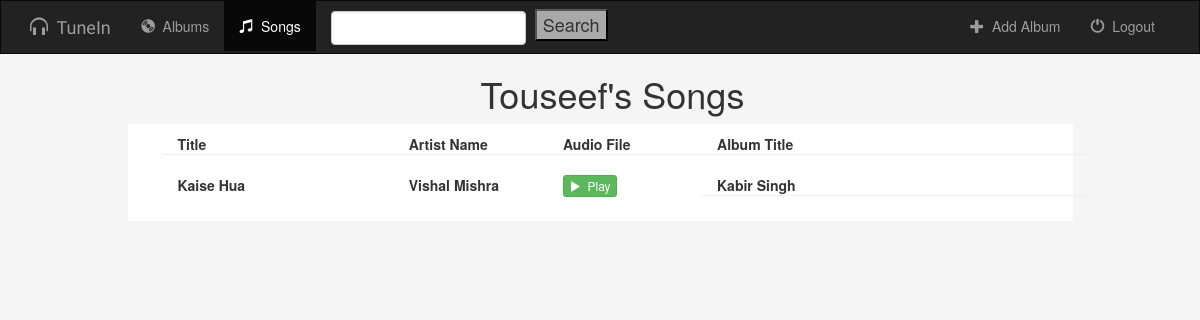
Before: /music/songs/ (signed in) with the older database file.
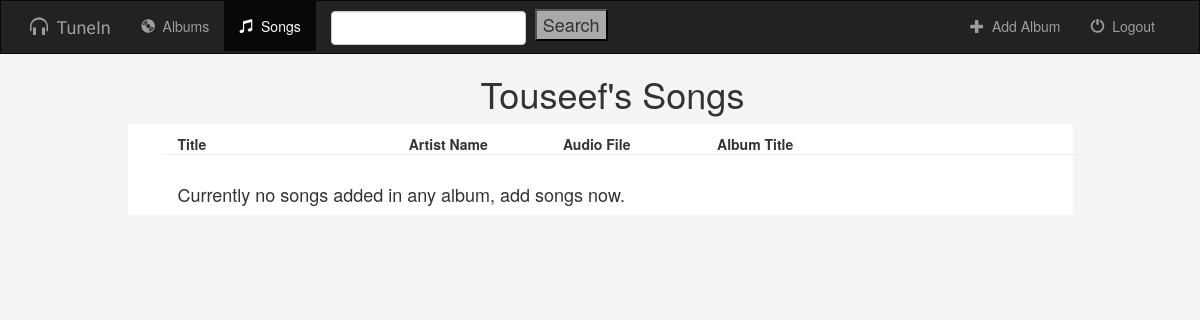
After: the same page with the newer database file.
### music/models.py (models this page shows, shortened)
class Song(models.Model):
    album = models.ForeignKey(Album , on_delete=models.CASCADE,related_name="songs",null=True,blank=True)
    song_name = models.CharField(max_length = 100)
    artist_name = models.CharField(max_length = 100)
    audio_file = models.FileField(null=True)

class Album(models.Model):
    user =  models.ForeignKey(User , on_delete = models.CASCADE,related_name="albums",null=True,blank=True)
    album_title = models.CharField(max_length = 50)
    album_logo = models.ImageField(null=True,blank=True,default=logo_default)
    language = models.CharField(max_length = 50)

### music/views.py (the view)
# urls.py: path("music/songs/",views.mysongs,name="mysongs"),
def mysongs(request):
    user = User.objects.get(username = request.user.username)
    albums = user.albums.all()
    count = albums.count()
    flag = 0
    songcount =1
    for album in albums:
        if(album.songs.all().count()!=0):
            flag = 1
            break
    if(flag==0 and count!=0):
        songcount = 0
    return render(request,"music/mysongs.html",{
        "albums": albums,
        "user": request.user.username.capitalize(),
        "count": count,
        "songcount": songcount
    })

### music/templates/music/mysongs.html (shortened to what the changed rows need)
<!DOCTYPE html>
<html>
    <head>
        <link rel="stylesheet" type="text/css" href="https://maxcdn.bootstrapcdn.com/bootstrap/3.3.7/css/bootstrap.min.css">
    </head>
    <body style="background-color: whitesmoke;">
        {% ifequal count 0 %}
        {% else %}
            <h1 style="margin-left: 25px;text-align: center;">
                {{user}}'s Songs
            </h1>
        {% endifequal %}
        <div class="container">
            <div class="row">
                <div class="col-sm-10">
                    <div style="background: white;padding-left: 10px;padding-top: 10px;">
                    <ul style="list-style: none;">
                        <li><div class="row">
                        </div></li>
                    {% for album in albums %}
                        {% for song in album.songs.all %}
                        <li style="padding-bottom: 5px;"><div class="row">
                            <div class="col-sm-3"><b>{{song.song_name}}</b></div>
                            <div class="col-sm-2"><b>{{song.artist_name}}</b></div>
                            <div class="col-sm-2"><b><button style="margin-bottom: 5px;" class="btn btn-success btn-xs" type="button" onclick="window.location.href = window.location.href+'{{song.album.album_title}}/'+'{{song.song_name}}/';"><span class="glyphicon glyphicon-play" aria-hidden="true"></span>&nbsp; Play</button></b></div>
                            <div class="col-sm-2"><b>{{song.album.album_title}}</b></div>
                            <hr>
                        </div></li>
                        {% endfor %}
                        {% empty %}
                            <h4 style="text-align: left;padding-top: 5px;padding-bottom: 10px;">Currently no songs added. <p>
                                <h4 style="padding-bottom: 10px;"> After an album is created you will then be able to add/upload songs. Currently supported file types are WAV, MP3 and OGG.</h4>
                            </p></h4>
                    {% endfor %}
                    {% ifequal songcount 0 %}
                            <h4 style="padding-bottom: 10px;">Currently no songs added in any album, add songs now.</h4>
                    {% endifequal %}
                    </ul>
                </div>
        </div>
        </div>
        </div>
        </body>
        </html>

Changed rows visible on the page:
removed Song: song_name "Kaise Hua", artist_name "Vishal Mishra", album.album_title "Kabir Singh"
Other visible differences:
text now shown: "Currently no songs added in any album, add songs now."
